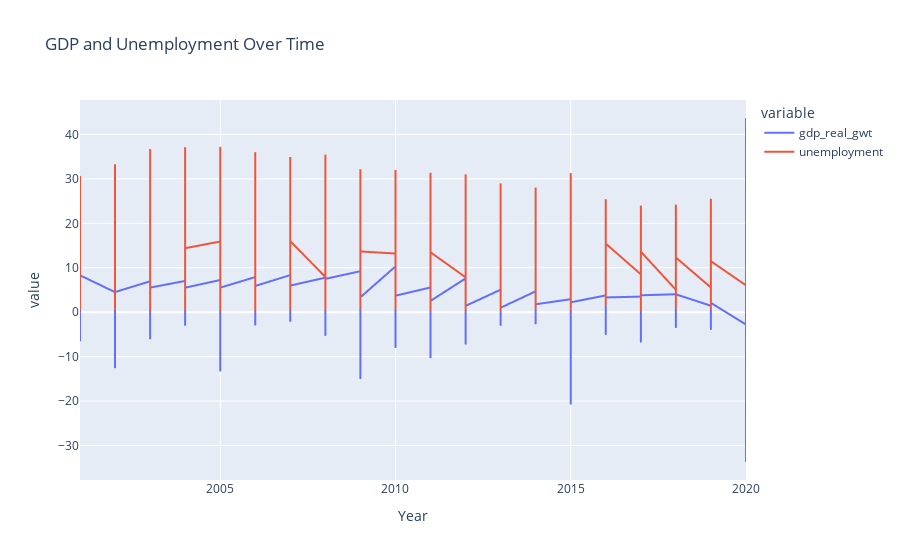

Notebook cell for this chart:
### Code cell
## LINE PLOT

fig = px.line(df, x='Year', y=['gdp_real_gwt', 'unemployment'], title='GDP and Unemployment Over Time')
fig.show()

### Figure 1 — Plotly figure (JSON) as saved in the notebook; plotly's stock layout.template omitted (floating-point values rounded to 4 significant figures; data arrays with more than 128 entries replaced by an {"elided": "..."} marker saying what was removed)
{"data": [{"hovertemplate": "variable=gdp_real_gwt<br>Year=%{x}<br>value=%{y}<extra></extra>", "legendgroup": "gdp_real_gwt", "line": {"color": "#636efa", "dash": "solid"}, "marker": {"symbol": "circle"}, "mode": "lines", "name": "gdp_real_gwt", "showlegend": true, "type": "scattergl", "x": {"elided": "2780 int values"}, "xaxis": "x", "y": {"elided": "2780 float values"}, "yaxis": "y"}, {"hovertemplate": "variable=unemployment<br>Year=%{x}<br>value=%{y}<extra></extra>", "legendgroup": "unemployment", "line": {"color": "#EF553B", "dash": "solid"}, "marker": {"symbol": "circle"}, "mode": "lines", "name": "unemployment", "showlegend": true, "type": "scattergl", "x": {"elided": "2780 int values"}, "xaxis": "x", "y": {"elided": "2780 float values"}, "yaxis": "y"}], "layout": {"legend": {"title": {"text": "variable"}, "tracegroupgap": 0}, "title": {"text": "GDP and Unemployment Over Time"}, "xaxis": {"anchor": "y", "domain": [0, 1], "title": {"text": "Year"}}, "yaxis": {"anchor": "x", "domain": [0, 1], "title": {"text": "value"}}}}
